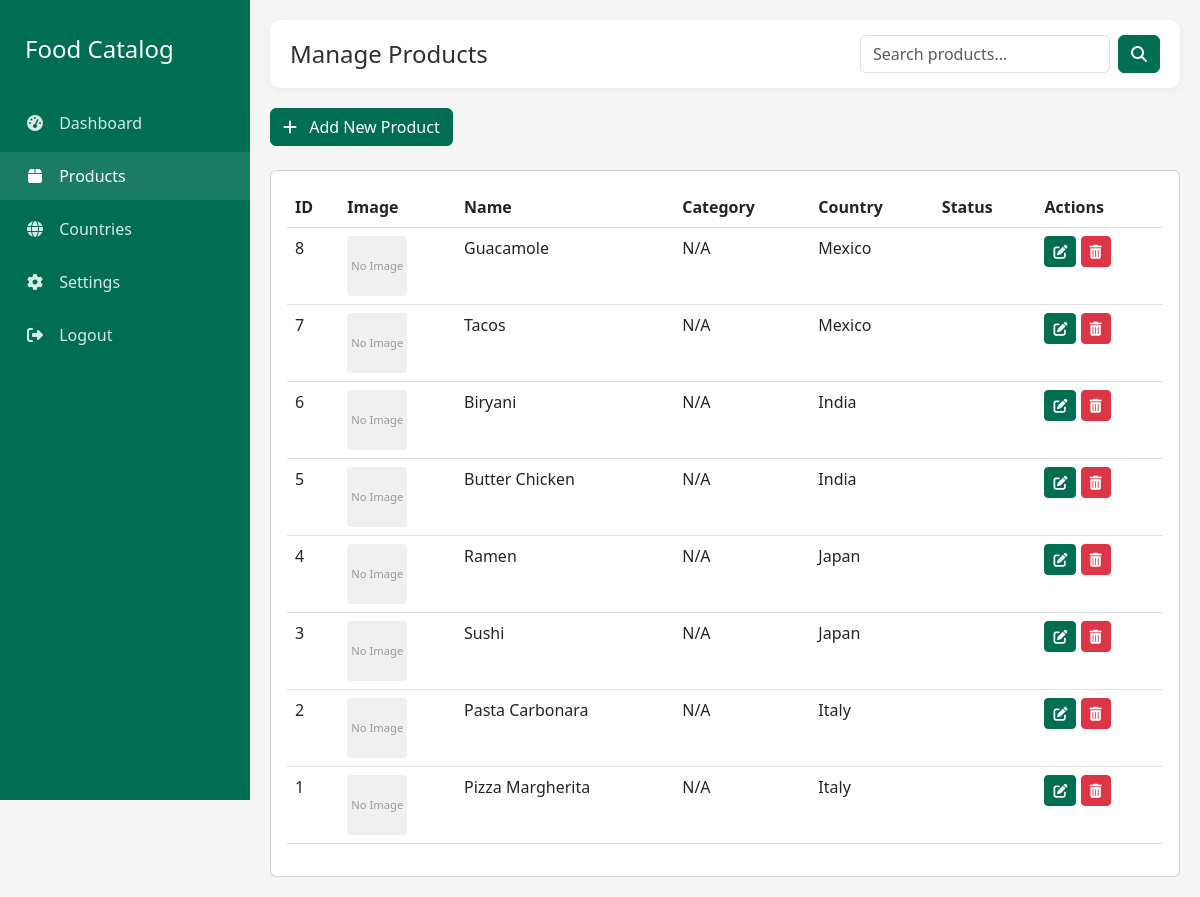
The app's page /admin/products.php (signed in) with its own data.
### tables this page shows
CREATE TABLE IF NOT EXISTS food_items (
    id INT AUTO_INCREMENT PRIMARY KEY,
    country_id INT NOT NULL,
    name VARCHAR(100) NOT NULL,
    description TEXT,
    image VARCHAR(255),
    featured BOOLEAN DEFAULT FALSE,
    created_at TIMESTAMP DEFAULT CURRENT_TIMESTAMP,
    FOREIGN KEY (country_id) REFERENCES countries(id) ON DELETE CASCADE
);

CREATE TABLE IF NOT EXISTS countries (
    id INT AUTO_INCREMENT PRIMARY KEY,
    name VARCHAR(100) NOT NULL,
    image VARCHAR(255),
    description TEXT,
    created_at TIMESTAMP DEFAULT CURRENT_TIMESTAMP
);

### admin/products.php (the view, shortened to what this page needs)
<?php
require_once '../includes/db.php';
$page = isset($_GET['page']) ? intval($_GET['page']) : 1;
$limit = 10;
$offset = ($page - 1) * $limit;
$search = isset($_GET['search']) ? $_GET['search'] : '';
$where_clause = '';
$table_name = "";
$sql_check_food_items = "SHOW TABLES LIKE 'food_items'";
$result_check_food_items = $conn->query($sql_check_food_items);
if ($result_check_food_items->num_rows > 0) {
    $table_name = "food_items";
}
$sql = "SELECT p.*, c.name as country_name
        FROM $table_name p
        LEFT JOIN countries c ON p.country_id = c.id
        $where_clause
        ORDER BY p.id DESC
        LIMIT $offset, $limit";
$result = $conn->query($sql);
?>
<!DOCTYPE html>
<html lang="en">
<head>
    <link href="https://cdn.jsdelivr.net/npm/bootstrap@5.3.0/dist/css/bootstrap.min.css" rel="stylesheet">
    <link rel="stylesheet" href="https://cdnjs.cloudflare.com/ajax/libs/font-awesome/6.4.0/css/all.min.css">
</head>
<body>
    <div class="sidebar">
        <div class="sidebar-brand">
            <h3>Food Catalog</h3>
        </div>
        <ul class="sidebar-menu">
            <li><a href="index.php"><i class="fas fa-tachometer-alt"></i> Dashboard</a></li>
            <li><a href="products.php" class="active"><i class="fas fa-box"></i> Products</a></li>
            <li><a href="countries.php"><i class="fas fa-globe"></i> Countries</a></li>
            <li><a href="settings.php"><i class="fas fa-cog"></i> Settings</a></li>
            <li><a href="logout.php"><i class="fas fa-sign-out-alt"></i> Logout</a></li>
        </ul>
    </div>
    <div class="main-content">
        <div class="top-bar">
            <div>
                <h2>Manage Products</h2>
            </div>
            <div class="search-box">
                <form action="" method="GET" class="d-flex">
                    <input type="text" name="search" class="form-control" placeholder="Search products..." value="<?php echo htmlspecialchars($search); ?>">
                    <button type="submit" class="btn btn-primary ms-2"><i class="fas fa-search"></i></button>
                </form>
            </div>
        </div>
        <div class="mb-4">
            <a href="product-add.php" class="btn btn-primary">
                <i class="fas fa-plus me-2"></i> Add New Product
            </a>
        </div>
        <div class="card">
            <div class="card-body">
                <div class="table-responsive">
                    <table class="table table-hover">
                        <thead>
                            <tr>
                                <th>ID</th>
                                <th>Image</th>
                                <th>Name</th>
                                <th>Category</th>
                                <th>Country</th>
                                <th>Status</th>
                                <th>Actions</th>
                            </tr>
                        </thead>
                        <tbody>
                            <?php
                            if ($result && $result->num_rows > 0) {
                                while($row = $result->fetch_assoc()) {
                                    echo "<tr>";
                                    echo "<td>" . $row['id'] . "</td>";
                                    echo "<td>";
                                    if (!empty($row['image']) && file_exists("../assets/img/foods/" . $row['image'])) {
                                        echo "<img src='../assets/img/foods/" . $row['image'] . "' alt='" . htmlspecialchars($row['name']) . "'>";
                                    } else {
                                        echo "<div class='no-image'>No Image</div>";
                                    }
                                    echo "</td>";
                                    echo "<td>" . htmlspecialchars($row['name']) . "</td>";
                                    echo "<td>" . htmlspecialchars($row['category'] ?? 'N/A') . "</td>";
                                    echo "<td>" . htmlspecialchars($row['country_name'] ?? 'N/A') . "</td>";
                                    echo "<td>";
                                    echo "</td>";
                                    echo "<td>
                                            <a href='product-edit.php?id=" . $row['id'] . "' class='btn btn-sm btn-primary' title='Edit'><i class='fas fa-edit'></i></a>
                                            <a href='products.php?action=delete&id=" . $row['id'] . "' class='btn btn-sm btn-danger' onclick=\"return confirm('Are you sure you want to delete this product?');\" title='Delete'><i class='fas fa-trash-alt'></i></a>
                                          </td>";
                                    echo "</tr>";
                                }
                            } else {
                                echo "<tr><td colspan='7' class='text-center'>No products found</td></tr>";
                            }
                            ?>
                        </tbody>
                    </table>
                </div>
            </div>
        </div>
    </div>
</body>
</html>

### admin/products.php (style rules this page uses)
:root { --primary: #006E51; --primary-dark: #00584A; --secondary: #D0104C; --light-bg: #F5F5F5; --text-dark: #2F2F2F; }
body { background-color: var(--light-bg); font-family: 'Segoe UI', Tahoma, Geneva, Verdana, sans-serif; }
.sidebar { background: var(--primary); color: white; min-height: 100vh; position: fixed; top: 0; left: 0; width: 250px; z-index: 1000; padding-top: 20px; transition: all 0.3s; }
.sidebar-brand { padding: 15px 25px; margin-bottom: 20px; }
.sidebar-brand h3 { font-size: 1.5rem; margin: 0; }
.sidebar-menu { padding: 0; list-style: none; }
.sidebar-menu > li { margin-bottom: 5px; }
.sidebar-menu > li > a { display: block; padding: 12px 25px; color: rgba(255, 255, 255, 0.85); text-decoration: none; transition: all 0.3s; }
.sidebar-menu > li > a:hover, .sidebar-menu > li > a.active { color: white; background: rgba(255, 255, 255, 0.1); }
.sidebar-menu > li > a > i { margin-right: 10px; width: 20px; text-align: center; }
.main-content { margin-left: 250px; padding: 20px; transition: all 0.3s; }
.top-bar { background: white; padding: 15px 20px; border-radius: 10px; display: flex; align-items: center; justify-content: space-between; margin-bottom: 20px; box-shadow: 0 2px 10px rgba(0,0,0,0.05); }
.top-bar h2 { margin: 0; color: var(--text-dark); font-size: 1.5rem; }
.btn-primary { background-color: var(--primary); border-color: var(--primary); }
.search-box { max-width: 300px; }
.no-image { width: 60px; height: 60px; background-color: #f0f0f0; color: #999; display: flex; align-items: center; justify-content: center; font-size: 0.7rem; border-radius: 4px; }

### records on screen
food_items: id "8", shows "No Image", name "Guacamole", category "N/A", country.name "Mexico"
food_items: id "7", shows "No Image", name "Tacos", category "N/A", country.name "Mexico"
food_items: id "6", shows "No Image", name "Biryani", category "N/A", country.name "India"
food_items: id "5", shows "No Image", name "Butter Chicken", category "N/A", country.name "India"
food_items: id "4", shows "No Image", name "Ramen", category "N/A", country.name "Japan"
food_items: id "3", shows "No Image", name "Sushi", category "N/A", country.name "Japan"
food_items: id "2", shows "No Image", name "Pasta Carbonara", category "N/A", country.name "Italy"
food_items: id "1", shows "No Image", name "Pizza Margherita", category "N/A", country.name "Italy"
